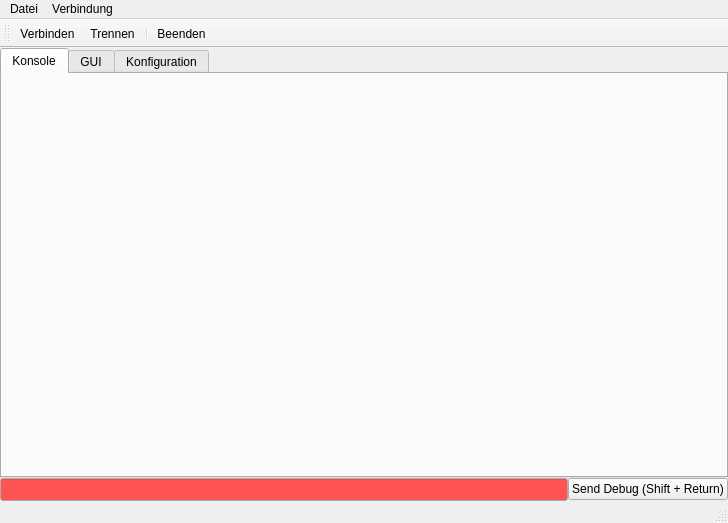
<?xml version="1.0" encoding="UTF-8"?>
<ui version="4.0">
 <class>MainWindow</class>
 <widget class="QMainWindow" name="MainWindow">
  <property name="geometry">
   <rect>
    <x>0</x>
    <y>0</y>
    <width>728</width>
    <height>514</height>
   </rect>
  </property>
  <property name="windowTitle">
   <string>Grafisches Eisenbahn Frontend</string>
  </property>
  <widget class="QWidget" name="centralWidget">
   <layout class="QGridLayout" name="gridLayout">
    <property name="margin">
     <number>0</number>
    </property>
    <property name="spacing">
     <number>0</number>
    </property>
    <item row="0" column="0">
     <widget class="QTabWidget" name="tabWidget">
      <property name="currentIndex">
       <number>0</number>
      </property>
      <widget class="QWidget" name="tab">
       <attribute name="title">
        <string>Konsole</string>
       </attribute>
       <layout class="QVBoxLayout" name="verticalLayout">
        <property name="spacing">
         <number>0</number>
        </property>
        <property name="margin">
         <number>0</number>
        </property>
        <item>
         <layout class="QHBoxLayout" name="horizontalLayout">
          <property name="spacing">
           <number>0</number>
          </property>
          <item>
           <widget class="QWidget" name="console_widget" native="true"/>
          </item>
         </layout>
        </item>
       </layout>
      </widget>
      <widget class="QWidget" name="tab_2">
       <attribute name="title">
        <string>GUI</string>
       </attribute>
       <layout class="QGridLayout" name="gridLayout_3">
        <property name="margin">
         <number>0</number>
        </property>
        <property name="spacing">
         <number>0</number>
        </property>
        <item row="0" column="0">
         <widget class="QWidget" name="gui_widget" native="true">
          <property name="sizePolicy">
           <sizepolicy hsizetype="MinimumExpanding" vsizetype="MinimumExpanding">
            <horstretch>0</horstretch>
            <verstretch>0</verstretch>
           </sizepolicy>
          </property>
          <property name="minimumSize">
           <size>
            <width>700</width>
            <height>400</height>
           </size>
          </property>
         </widget>
        </item>
       </layout>
      </widget>
      <widget class="QWidget" name="tab_3">
       <attribute name="title">
        <string>Konfiguration</string>
       </attribute>
       <layout class="QVBoxLayout" name="verticalLayout_2">
        <property name="spacing">
         <number>0</number>
        </property>
        <property name="margin">
         <number>0</number>
        </property>
        <item>
         <widget class="QWidget" name="config_widget" native="true"/>
        </item>
       </layout>
      </widget>
     </widget>
    </item>
    <item row="1" column="0">
     <layout class="QHBoxLayout" name="horizontalLayout_3">
      <property name="spacing">
       <number>0</number>
      </property>
      <item>
       <widget class="QLineEdit" name="debug_command_line">
        <property name="palette">
         <palette>
          <active>
           <colorrole role="Text">
            <brush brushstyle="SolidPattern">
             <color alpha="255">
              <red>0</red>
              <green>0</green>
              <blue>255</blue>
             </color>
            </brush>
           </colorrole>
           <colorrole role="Base">
            <brush brushstyle="SolidPattern">
             <color alpha="255">
              <red>255</red>
              <green>84</green>
              <blue>84</blue>
             </color>
            </brush>
           </colorrole>
          </active>
          <inactive>
           <colorrole role="Text">
            <brush brushstyle="SolidPattern">
             <color alpha="255">
              <red>0</red>
              <green>0</green>
              <blue>255</blue>
             </color>
            </brush>
           </colorrole>
           <colorrole role="Base">
            <brush brushstyle="SolidPattern">
             <color alpha="255">
              <red>255</red>
              <green>84</green>
              <blue>84</blue>
             </color>
            </brush>
           </colorrole>
          </inactive>
          <disabled>
           <colorrole role="Text">
            <brush brushstyle="SolidPattern">
             <color alpha="255">
              <red>120</red>
              <green>120</green>
              <blue>120</blue>
             </color>
            </brush>
           </colorrole>
           <colorrole role="Base">
            <brush brushstyle="SolidPattern">
             <color alpha="255">
              <red>240</red>
              <green>240</green>
              <blue>240</blue>
             </color>
            </brush>
           </colorrole>
          </disabled>
         </palette>
        </property>
        <property name="font">
         <font>
          <pointsize>10</pointsize>
          <weight>75</weight>
          <bold>true</bold>
         </font>
        </property>
       </widget>
      </item>
      <item>
       <widget class="QPushButton" name="debug_send_button">
        <property name="text">
         <string>Send Debug (Shift + Return)</string>
        </property>
        <property name="shortcut">
         <string>Shift+Return</string>
        </property>
       </widget>
      </item>
     </layout>
    </item>
   </layout>
  </widget>
  <widget class="QMenuBar" name="menuBar">
   <property name="geometry">
    <rect>
     <x>0</x>
     <y>0</y>
     <width>728</width>
     <height>21</height>
    </rect>
   </property>
   <widget class="QMenu" name="menuDatei">
    <property name="title">
     <string>Datei</string>
    </property>
    <addaction name="actionBeenden"/>
   </widget>
   <widget class="QMenu" name="menuVerbindung">
    <property name="title">
     <string>Verbindung</string>
    </property>
    <addaction name="actionVerbinden"/>
    <addaction name="actionTrennen"/>
   </widget>
   <addaction name="menuDatei"/>
   <addaction name="menuVerbindung"/>
  </widget>
  <widget class="QToolBar" name="mainToolBar">
   <attribute name="toolBarArea">
    <enum>TopToolBarArea</enum>
   </attribute>
   <attribute name="toolBarBreak">
    <bool>false</bool>
   </attribute>
   <addaction name="actionVerbinden"/>
   <addaction name="actionTrennen"/>
   <addaction name="separator"/>
   <addaction name="actionBeenden"/>
  </widget>
  <widget class="QStatusBar" name="statusBar"/>
  <action name="actionBeenden">
   <property name="text">
    <string>Beenden</string>
   </property>
  </action>
  <action name="actionVerbinden">
   <property name="text">
    <string>Verbinden</string>
   </property>
  </action>
  <action name="actionTrennen">
   <property name="text">
    <string>Trennen</string>
   </property>
  </action>
  <action name="actionLetztes_Kommando">
   <property name="text">
    <string>Letztes Kommando</string>
   </property>
   <property name="shortcut">
    <string>Up</string>
   </property>
  </action>
  <action name="actionNaechstes_Kommando">
   <property name="text">
    <string>Naechstes Kommando</string>
   </property>
   <property name="shortcut">
    <string>Down</string>
   </property>
  </action>
 </widget>
 <layoutdefault spacing="6" margin="11"/>
 <resources/>
 <connections/>
</ui>
